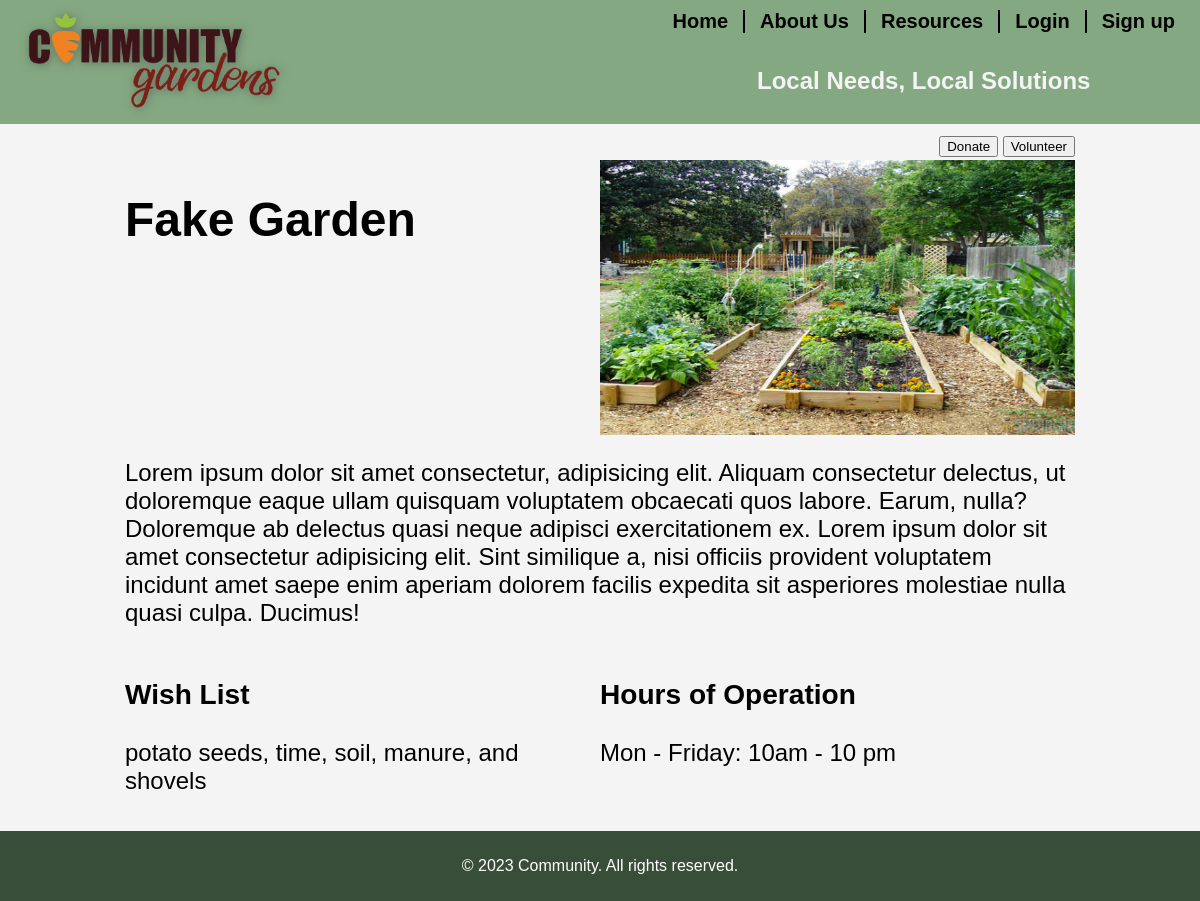
The page /garden-profile/Fake Garden on the database its author committed.
### community_garden/models.py (models this page shows, shortened)
class Garden(db.Model):
    id                 = db.Column( db.Integer (            ), primary_key=True                        )
    name               = db.Column( db.String  ( length=50  ), nullable=False                          )
    street_address     = db.Column( db.String  ( length=70  ), nullable=False,           unique=True   )
    city               = db.Column( db.String  ( length=35  ), nullable=False                          )
    state              = db.Column( db.String  ( length=2   )                                          )
    zip_code           = db.Column( db.String  ( length=5   )                                          )
    hours_of_operation = db.Column( db.String  ( length=70  ), nullable=False                          )
    wish_list          = db.Column( db.String  ( length=200 )                                          )
    description        = db.Column( db.String  ( length=500 ), unique=True                             )
    donation_link      = db.Column( db.String  ( length=500 ))
    admin_id           = db.Column( db.Integer (            ), db.ForeignKey('user.id'), nullable=False)  # Foreign key to User
    photo              = db.Column( db.String  ( length=100 ), nullable=False,           unique=True   )
    latitude           = db.Column( db.Float (            ))
    longitude          = db.Column( db.Float (            ))
    volunteers = db.Relationship('User', secondary=user_garden_volunteer, viewonly=True)
    def __repr__(self):
        return f'{self.name}'

### community_garden/routes.py (the view)
@app.route('/garden-profile/<garden>')
def garden_profile(garden):
    current_garden = Garden.query.filter_by(name=garden).first()
    return render_template('garden_profile.html', garden = current_garden)

### community_garden/templates/garden_profile.html (shortened to what this page needs)
{% extends 'base.html' %}
{% block style %}
    {{ super() }}
    <link rel="stylesheet" href="{{url_for('static', filename='css/garden_profile.css')}}">
{% endblock %}
{% block content %}
    <div class="page-border">
        <div class="inner-border">
            <div class="links">
                <a href="{{url_for('donation_page', garden=garden)}}"><button>Donate</button></a>
                <a href="{{ url_for('volunteer_sign_up', garden=garden)}}"><button>Volunteer</button></a>
            </div>
            <div class="meat">
                <div class="title-photo">
                    <div class="title">
                        <h1>{{garden.name}}</h1>
                    </div>
                    <div class="photo">
                        <img src="../static/img/{{garden.photo}}">
                    </div>
                </div>
                <div class="description">
                    <p>{{garden.description}}</p>
                </div>
            </div>
            <div class="volunteer-info">
                <div class ="wish-list">
                    <h3>Wish List</h3>
                    <p>{{garden.wish_list}}</p>
                </div>
                <div class="hours">
                    <h3>Hours of Operation</h3>
                    <p>{{garden.hours_of_operation}}</p>
                </div>
            </div>
        </div>
    </div>
{% endblock %}

### community_garden/static/css/base.css (style rules this page uses)
body { font-family: Arial, sans-serif; margin: 0; padding: 0; display: flex; flex-direction: column; align-items: center; background-color: #f4f4f4; min-height: 100vh; }

### community_garden/static/css/garden_profile.css (style rules this page uses)
.inner-border { padding: 0 10px 0 10px; max-width: 950px; }
.links { text-align: right; padding-bottom: 3px; }
.meat { display: box; font-size: 2vw; }
.title-photo { display: flex; }
.title-photo .title { width: 50%; }
.photo { width: 475px; height: 275px; }
.photo img { float: left; width: 100%; height: 100%; object-fit: cover; }
.volunteer-info { display:flex; font-size:2vw; }
.volunteer-info .wish-list { width:50%; }

### rows shown on the page
Garden: name "Fake Garden", photo (picture), description "Lorem ipsum dolor sit amet consectetur, adipisicing elit. Aliquam consectetur delectus, ut doloremque eaque ullam quisquam voluptatem obcaecati quos labore. Earum, nulla? Doloremque ab delectus quasi neque adipisci exercitationem ex. Lorem ipsum dolor sit amet consectetur adipisicing elit. Sint similique a, nisi officiis provident voluptatem incidunt amet saepe enim aperiam dolorem facilis expedita sit asperiores molestiae nulla quasi culpa. Ducimus!", wish_list "potato seeds, time, soil, manure, and shovels", hours_of_operation "Mon - Friday: 10am - 10 pm"
